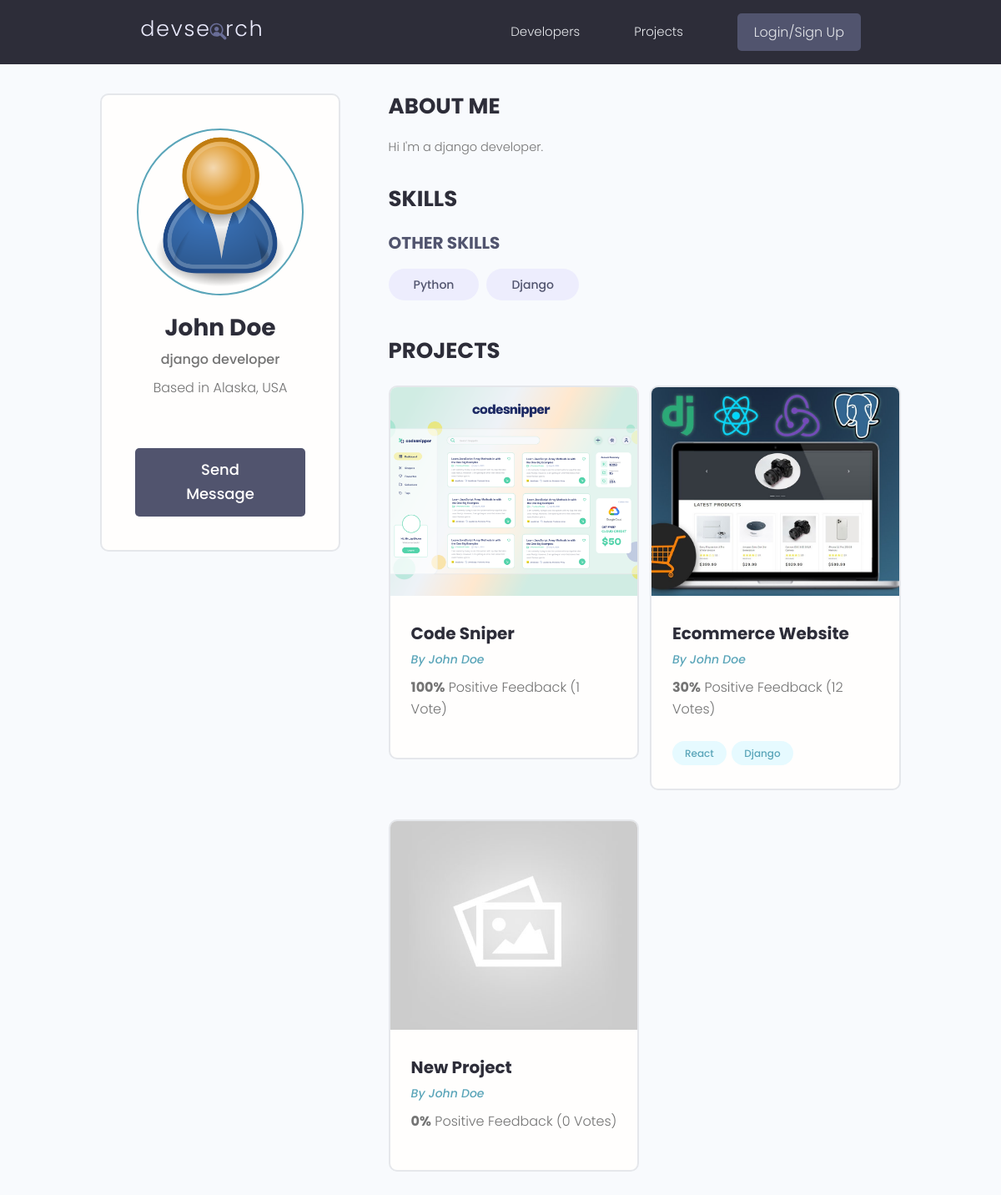
/profile/9b1d2f68-c537-4f3b-8278-d3011568947c/, run on an earlier commit of the app's database.
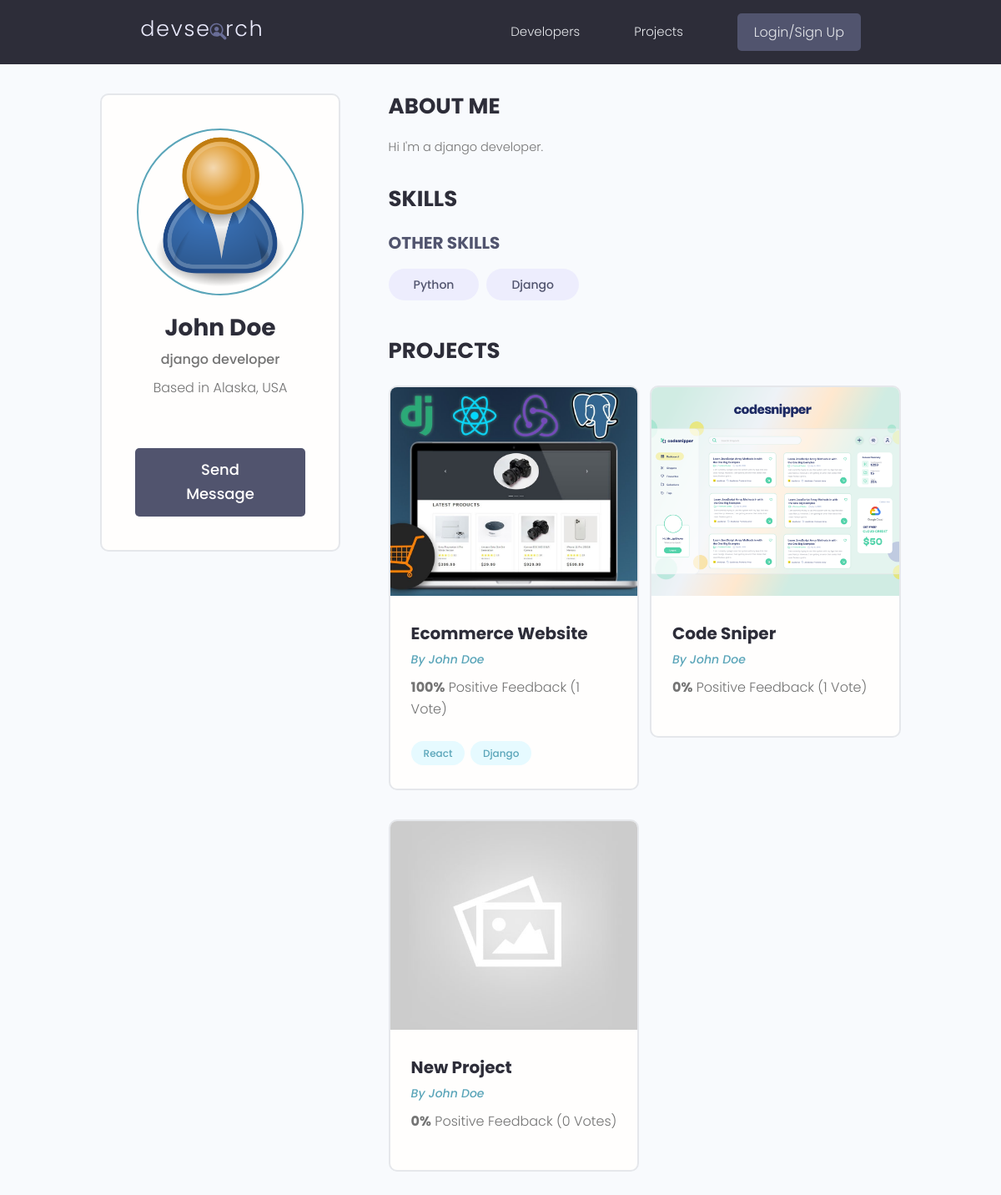
And on a later commit of the database.
### users/models.py (models this page shows, shortened)
class Skill(models.Model):
    owner = models.ForeignKey(Profile, on_delete=models.CASCADE, null=True, blank=True)
    name = models.CharField(max_length=200, blank=True, null=True)
    description = models.TextField(null=True, blank=True)
    created = models.DateTimeField(auto_now_add=True)
    id = models.UUIDField(default=uuid.uuid4, unique=True, primary_key=True, editable=False)
    def __str__(self):
        return str(self.name)

class Profile(models.Model):
    user = models.OneToOneField(User, on_delete=models.CASCADE, null=True, blank=True)
    name = models.CharField(max_length=200, blank=True, null=True)
    email = models.EmailField(max_length=500, blank=True, null=True)
    username = models.CharField(max_length=200, blank=True, null=True)
    location = models.CharField(max_length=200, blank=True, null=True)
    short_intro = models.CharField(max_length=200, blank=True, null=True)
    bio = models.TextField(blank=True, null=True)
    profile_image = models.ImageField(null=True, blank=True, upload_to='profiles/', default="profiles/user-default.png")
    social_github = models.CharField(max_length=200, blank=True, null=True)
    social_twitter = models.CharField(max_length=200, blank=True, null=True)
    social_linkedin = models.CharField(max_length=200, blank=True, null=True)
    social_youtube = models.CharField(max_length=200, blank=True, null=True)
    social_website = models.CharField(max_length=200, blank=True, null=True)
    created = models.DateTimeField(auto_now_add=True)
    id = models.UUIDField(default=uuid.uuid4, unique=True, primary_key=True, editable=False)
    class Meta:
        ordering = ['created']

### projects/models.py (models this page shows, shortened)
class Project(models.Model):
    owner = models.ForeignKey(Profile, null=True, blank=True, on_delete=models.CASCADE)
    title = models.CharField(max_length=200)
    description = models.TextField(null=True, blank=True)
    featured_image = models.ImageField(null=True, blank=True, default="default.jpg")
    demo_link = models.CharField(max_length=2000, null=True, blank=True)
    source_link = models.CharField(max_length=2000, null=True, blank=True)
    tags = models.ManyToManyField('Tag', blank=True)
    vote_total = models.IntegerField(default=0, null=True, blank=True)
    vote_ratio = models.IntegerField(default=0, null=True, blank=True)
    created = models.DateTimeField(auto_now_add=True)
    id = models.UUIDField(default=uuid.uuid4, unique=True, primary_key=True, editable=False)
    class Meta:
        ordering = ['-vote_ratio', '-vote_total', 'title']

class Tag(models.Model):
    name = models.CharField(max_length=200)
    created = models.DateTimeField(auto_now_add = True)
    id = models.UUIDField(default=uuid.uuid4, unique=True, primary_key=True, editable=False)
    def __str__(self):
        return self.name

### users/views.py (the view)
# urls.py: path('profile/<str:pk>/', views.userProfile, name="user-profile"),
def userProfile(request, pk):
    profile = Profile.objects.get(id=pk)
    topSkills = profile.skill_set.exclude(description__exact="")
    otherSkills = profile.skill_set.filter(description="")
    context = {'profile': profile, 'topSkills': topSkills, "otherSkills": otherSkills}
    return render(request, 'users/user-profile.html', context)

### users/templates/users/user-profile.html (shortened to what this page needs)
{% extends 'main.html' %}
{% block content %}
<main class="profile my-md">
    <div class="container">
      <div class="layout">
        <div class="column column--1of3">
          <div class="card text-center">
            <div class="card__body dev">
              <img class="avatar avatar--xl" src="{{ profile.profile_image.url }}" />
              <h2 class="dev__name">{{profile.name}}</h2>
              <p class="dev__title">{{profile.short_intro}}</p>
              <p class="dev__location">Based in {{profile.location}}</p>
              {% if request.user.profile.id != profile.id %}
              <a href="{% url 'create-message' profile.id %}" class="btn btn--sub btn--lg">Send Message </a>
              {% endif %}
            </div>
          </div>
        </div>
        <div class="column column--2of3">
          <div class="devInfo">
            <h3 class="devInfo__title">About Me</h3>
            <p class="devInfo__about">{{profile.bio}}</p>
          </div>
          <div class="devInfo">
            <h3 class="devInfo__title">Skills</h3>
            <div class="devInfo__skills">
              <h3 class="devInfo__subtitle">Other Skills</h3>
              <div class="devInfo__otherSkills">
                {% for skill in otherSkills %}
                <span class="tag tag--pill tag--sub tag--lg">
                  <small>{{skill}}</small>
                </span>
                {% endfor %}
              </div>
            </div>
          </div>
          <div class="devInfo">
            <h3 class="devInfo__title">Projects</h3>
            <div class="grid grid--two">
              {% for project in profile.project_set.all %}
              <div class="column">
                <div class="card project">
                  <a href="{% url 'project' project.id %}" class="project">
                    <img class="project__thumbnail" src="{{ project.featured_image.url }}" alt="project thumbnail" />
                    <div class="card__body">
                      <h3 class="project__title">{{project.title}}</h3>
                      <p><a class="project__author" href="{% url 'user-profile' project.owner.id %}">By {{ project.owner.name }}</a></p>
                      <p class="project--rating">
                        <span style="font-weight: bold;">{{project.vote_ratio}}%</span> Positive
                        Feedback ({{project.vote_total}} Vote{{project.vote_total|pluralize:"s"}})
                      </p>
                      <div class="project__tags">
                        {% for tag in project.tags.all %}
                        <span class="tag tag--pill tag--main">
                          <small>{{tag}}</small>
                        </span>
                        {% endfor %}
                      </div>
                    </div>
                  </a>
                </div>
              </div>
              {% endfor%}
            </div>
          </div>
        </div>
      </div>
    </div>
  </main>
{% endblock content %}

What changed in the data, as far as the page shows it:
changed Project "Ecommerce Website": vote_ratio "30" → "100"; vote_total "12" → "1"; moves up the list
changed Project "Code Sniper": vote_ratio "100" → "0"
